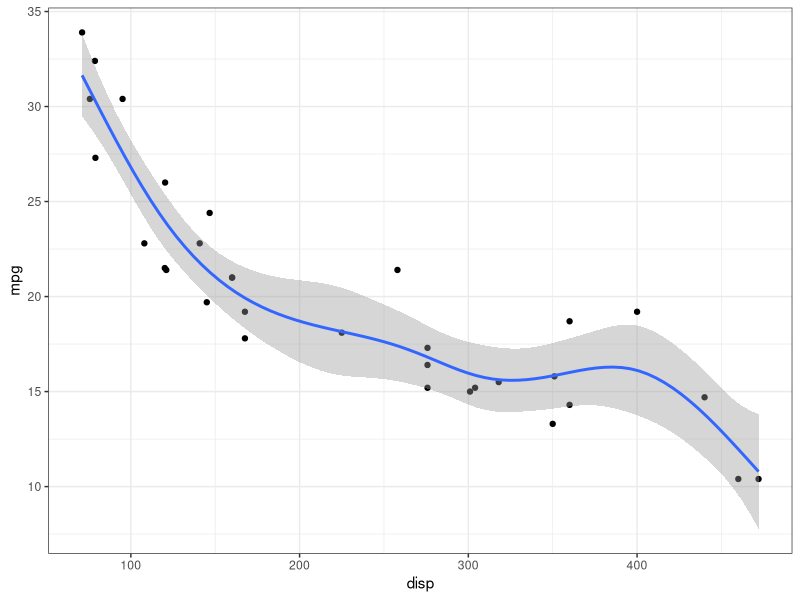
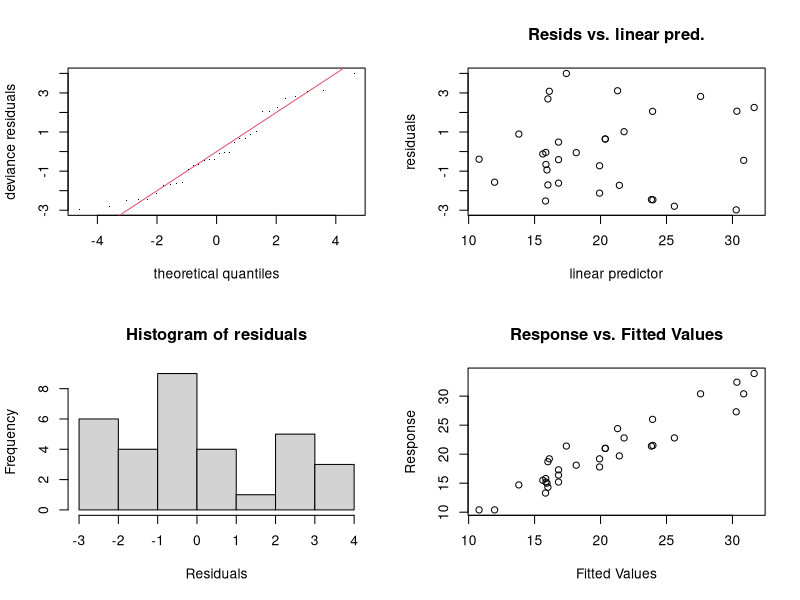

The R source for these figures, in order:
## ---- chunk 1
knitr::opts_chunk$set(echo = TRUE, 
                      comment = NA, # Required
                      fig.path = "./figures/",  # Store all figures here in relative path (make the folder first)
                      fig.align = "center",
                      fig.width = 7,
                      fig.height = 7,
                      message = FALSE, # Turn off load messages
                      warning = FALSE # Turn off warnings
                      )
## ---- chunk 2
library(mgcv)
data("mtcars")
mtcars_gam <- 
  gam(mpg ~ s(disp), data = mtcars, method = "REML")
summary(mtcars_gam)
## ---- chunk 3
library(ggplot2)
ggplot(data = mtcars, aes(x = disp, y = mpg)) +
  theme_bw() + geom_point() +
  geom_smooth(method = "gam", formula = y ~ s(x)) 
## ---- chunk 4
par(mfrow = c(2,2))
## ---- chunk 5
gam.check(mtcars_gam)
## ---- chunk 6
data("iris")
## ---- chunk 7
# df <- read.csv('health_data.csv')
 # show the data
